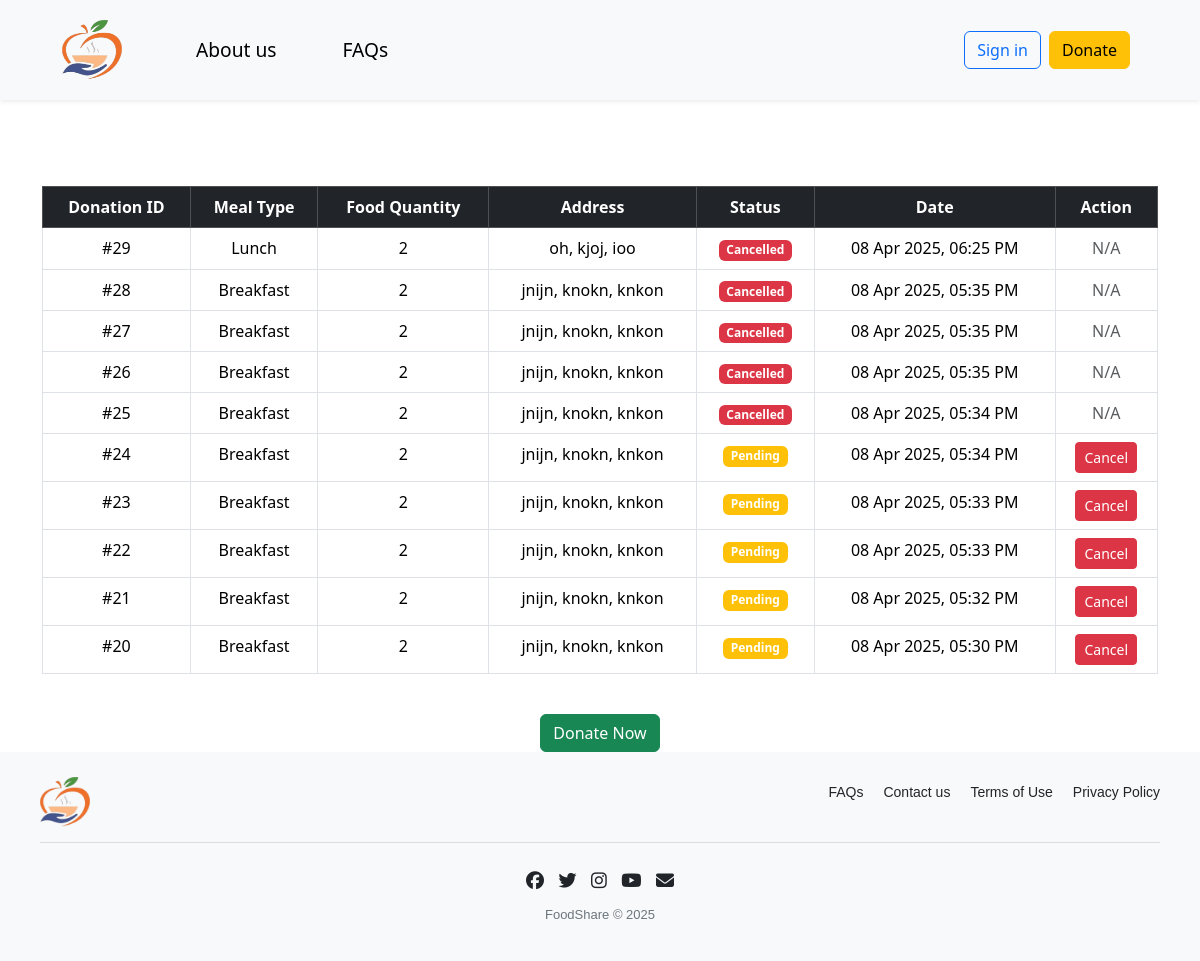
Screenshot of /view_donation_status.php?user_id=7 with the database file from the repository.
### tables this page shows
CREATE TABLE `donations` (
  `id` int(11) NOT NULL,
  `user_id` int(11) DEFAULT NULL,
  `first_name` varchar(100) DEFAULT NULL,
  `last_name` varchar(100) DEFAULT NULL,
  `phone` varchar(15) DEFAULT NULL,
  `meal_type` varchar(50) DEFAULT NULL,
  `food_quantity` int(11) DEFAULT NULL,
  `address` varchar(255) DEFAULT NULL,
  `city` varchar(100) DEFAULT NULL,
  `landmark` varchar(100) DEFAULT NULL,
  `state` varchar(100) DEFAULT NULL,
  `donation_status` varchar(20) DEFAULT 'Pending',
  `volunteer_status` enum('Pending','Pickup Processing','Picked Up','Completed') DEFAULT 'Pending',
  `created_at` timestamp NOT NULL DEFAULT current_timestamp()
);

### view_donation_status.php (the view, shortened to what this page needs)
<?php
include './db/db.php';
$userId = isset($_GET['user_id']) ? (int) $_GET['user_id'] : 0;
$sql = "SELECT * FROM donations WHERE user_id = $userId ORDER BY created_at DESC";
$result = mysqli_query($conn, $sql);
?>
<!DOCTYPE html>
<html lang="en">
<head>
    <link href="https://cdn.jsdelivr.net/npm/bootstrap@5.3.3/dist/css/bootstrap.min.css" rel="stylesheet">
</head>
<body>
<?php include 'header.php'; ?>
<div class="container mt-5">
    <h2 class="text-center text-primary mb-4">Your Donation History</h2>
    <?php if (mysqli_num_rows($result) > 0): ?>
        <div class="table-responsive">
            <table class="table table-bordered table-hover">
                <thead class="table-dark text-center">
                    <tr>
                        <th>Donation ID</th>
                        <th>Meal Type</th>
                        <th>Food Quantity</th>
                        <th>Address</th>
                        <th>Status</th>
                        <th>Date</th>
                        <th>Action</th>
                    </tr>
                </thead>
                <tbody class="text-center">
                    <?php while ($row = mysqli_fetch_assoc($result)): ?>
                        <tr>
                            <td>#<?php echo $row['id']; ?></td>
                            <td><?php echo ucfirst($row['meal_type']); ?></td>
                            <td><?php echo $row['food_quantity']; ?></td>
                            <td><?php echo $row['address'] . ', ' . $row['city'] . ', ' . $row['state']; ?></td>
                            <td>
                                <span class="badge bg-<?php
                                    echo ($row['donation_status'] === 'Pending') ? 'warning' :
                                         (($row['donation_status'] === 'Cancelled') ? 'danger' : 'success');
                                ?>">
                                    <?php echo $row['donation_status']; ?>
                                </span>
                            </td>
                            <td><?php echo date('d M Y, h:i A', strtotime($row['created_at'])); ?></td>
                            <td>
                                <?php if ($row['donation_status'] !== 'Cancelled'): ?>
                                    <a href="cancel_donation.php?donation_id=<?php echo $row['id']; ?>"
                                       class="btn btn-sm btn-danger"
                                       onclick="return confirm('Are you sure you want to cancel this donation?');">
                                       Cancel
                                    </a>
                                <?php else: ?>
                                    <span class="text-muted">N/A</span>
                                <?php endif; ?>
                            </td>
                        </tr>
                    <?php endwhile; ?>
                </tbody>
            </table>
        </div>
    <?php else: ?>
        <div id="msg" class="alert alert-info text-center">
            You haven't made any donations yet.
        </div>
    <?php endif; ?>
    <div class="text-center mt-4">
        <a href="donate_meals.php" class="btn btn-success">Donate Now</a>
    </div>
</div>
<?php include 'footer.php'; ?>
</body>
</html>

### header.css (style rules this page uses)
* { margin: 0; padding: 0; box-sizing: border-box; }

### view_donation_status.php (style rules this page uses)
.table-responsive { margin-top: 100px; }

### rows the page displays
donations: id "29", meal_type "Lunch", food_quantity "2", address "oh", city "kjoj", state "ioo", donation_status "Cancelled", created_at "08 Apr 2025, 06:25 PM", shows "N/A"
donations: id "28", meal_type "Breakfast", food_quantity "2", address "jnijn", city "knokn", state "knkon", donation_status "Cancelled", created_at "08 Apr 2025, 05:35 PM", shows "N/A"
donations: id "27", meal_type "Breakfast", food_quantity "2", address "jnijn", city "knokn", state "knkon", donation_status "Cancelled", created_at "08 Apr 2025, 05:35 PM", shows "N/A"
donations: id "26", meal_type "Breakfast", food_quantity "2", address "jnijn", city "knokn", state "knkon", donation_status "Cancelled", created_at "08 Apr 2025, 05:35 PM", shows "N/A"
donations: id "25", meal_type "Breakfast", food_quantity "2", address "jnijn", city "knokn", state "knkon", donation_status "Cancelled", created_at "08 Apr 2025, 05:34 PM", shows "N/A"
donations: id "24", meal_type "Breakfast", food_quantity "2", address "jnijn", city "knokn", state "knkon", donation_status "Pending", created_at "08 Apr 2025, 05:34 PM"
donations: id "23", meal_type "Breakfast", food_quantity "2", address "jnijn", city "knokn", state "knkon", donation_status "Pending", created_at "08 Apr 2025, 05:33 PM"
donations: id "22", meal_type "Breakfast", food_quantity "2", address "jnijn", city "knokn", state "knkon", donation_status "Pending", created_at "08 Apr 2025, 05:33 PM"
donations: id "21", meal_type "Breakfast", food_quantity "2", address "jnijn", city "knokn", state "knkon", donation_status "Pending", created_at "08 Apr 2025, 05:32 PM"
donations: id "20", meal_type "Breakfast", food_quantity "2", address "jnijn", city "knokn", state "knkon", donation_status "Pending", created_at "08 Apr 2025, 05:30 PM"
